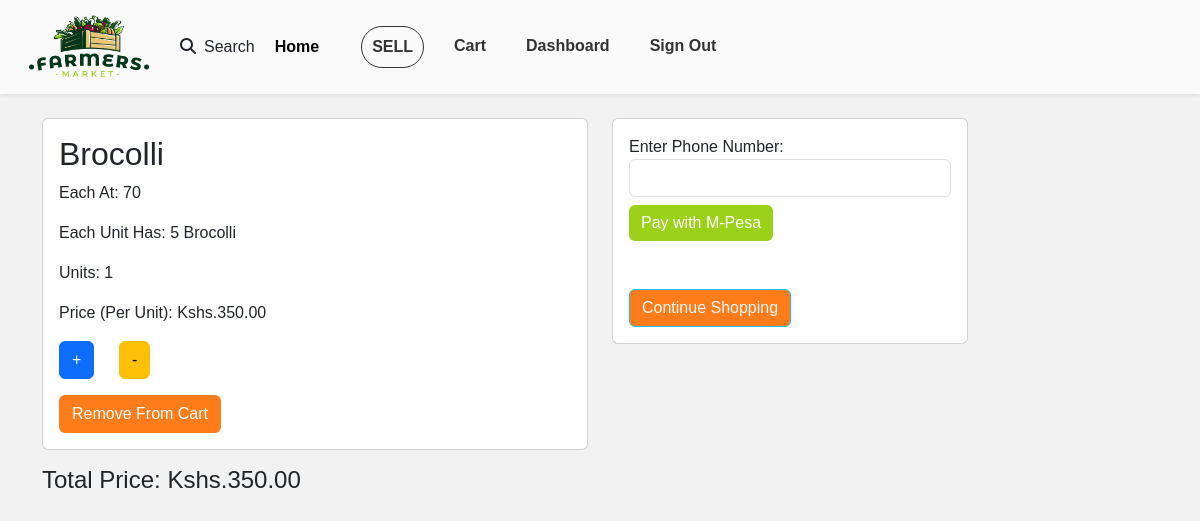
The page /cart/cart_detail (signed in) on the database its author committed.
### cart/models.py (models this page shows, shortened)
class Cart(models.Model):
    user = models.ForeignKey(User, on_delete=models.CASCADE)
    product = models.ForeignKey(Product, on_delete=models.CASCADE)
    units =models.IntegerField(default=1)
    total_price = models.DecimalField(max_digits=10, decimal_places=2, blank=True, null=True)

### product/models.py (models this page shows, shortened)
class Product(models.Model):
    CATEGORIES = (
        ("Vegetables", "Vegetables"),
        ("Fruits", "Fruits"),
        ("Meat, Poultry & Dairy", "Meat, Poultry & Dairy"),
        ("Farm Feeds", "Farm Feeds")
    )
    owner = models.ForeignKey(User, on_delete=models.CASCADE)
    name = models.CharField(max_length=30)
    category = models.CharField(max_length=25, default="Vegetables", choices=CATEGORIES)
    quantity = models.IntegerField(default=5)
    description = models.CharField(max_length=200)
    image = models.ImageField(upload_to="products")
    price = models.IntegerField()
    location = models.CharField(max_length=50)
    unit_price = models.DecimalField(max_digits=10, decimal_places=2, blank=True, null=True)

### cart/views.py (the view)
# urls.py: path("cart_detail", views.cart_detail, name='cart_detail'),
@login_required
def cart_detail(request):
    cart_items = Cart.objects.filter(user=request.user)
    total_price = sum(item.units * item.product.unit_price for item in cart_items)
    context = {
        'cart_items': cart_items,
        'total_price': total_price
    }
    return render(request, "cart/cart_detail.html", context)

### cart/templates/cart/cart_detail.html (shortened to what this page needs)
{% extends 'Account/base.html' %}
{% block content %}
<div class="container mt-4">
    <div class="row">
        <div class="col-md-6">
            {% for item in cart_items %}
            <div class="card mb-3">
                <div class="card-body text-capitalize">
                    <h2 class="card-title text-capitalize">{{ item.product.name }}</h2>
                    <p class="card-text">Each at: {{ item.product.price }} </p>
                    <p class="card-text">Each unit has: {{ item.product.quantity }} {{ item.product.name }}</p>
                    <p class="card-text">Units: {{ item.units }}</p>
                    <p class="card-text">Price (per unit): Kshs.{{ item.product.unit_price }}</p>
                    <div class="row" style="max-width: 120px"  >
                        <div class="col">
                            <form method="post" action="{% url 'cart:increment_units' item.id %}">
                                <button type="submit" class="btn btn-primary" >+</button>
                            </form>
                        </div>
                        <div class="col">
                            <form method="post" action="{% url 'cart:decrement_units' item.id %}">
                                <button type="submit" class="btn btn-warning">-</button>
                            </form>
                        </div>
                    </div>
                    <a href="{% url 'cart:removefromcart' item.id %}" class="btn mt-3" style="background-color:#ff7c1a; color:white">Remove from Cart</a>
                </div>
            </div>
            {% endfor %}
            <h4>Total Price: Kshs.{{ total_price }}</h4>
        </div>
        <div class="col-md-4">
            <div class="card">
                <div class="card-body">
                    <form method="post" action="{% url 'cart:mpesa_pay' request.user.id %}">
                        <div class="form-group">
                            <label for="phone_number">Enter Phone Number:</label>
                            <input type="text" name="phone_number" id="phone_number" class="form-control" required>
                        </div>
                        <button type="submit" class="btn border-0 mt-2" style="background-color:#9cd11a; color:white">Pay with M-Pesa</button>
                    </form>
                </div>
                    <div class="card-body">
                        <a href="{% url 'product:home' %}" class="btn btn-info mt-3 text-light" style="background-color:#ff7c1a; color:white">Continue Shopping</a>
                    </div>
            </div>
        </div>
    </div>
</div>
{% endblock %}

### Account/templates/Account/base.html (style rules this page uses)
body, p, h1, h2, h3, h4, h5, h6, span, div, a, li, ul, ol, button, input, select, textarea { font-family: 'Montserrat', sans-serif; }
body { background-color: #f2f2f2; background-repeat: no-repeat; background-size: cover; }

### rows shown on the page
Cart: product.name "Brocolli", product.price "70", product.quantity "5", units "1", product.unit_price "350.00"

### other values the page prints
{{ total_price }} "350.00"
